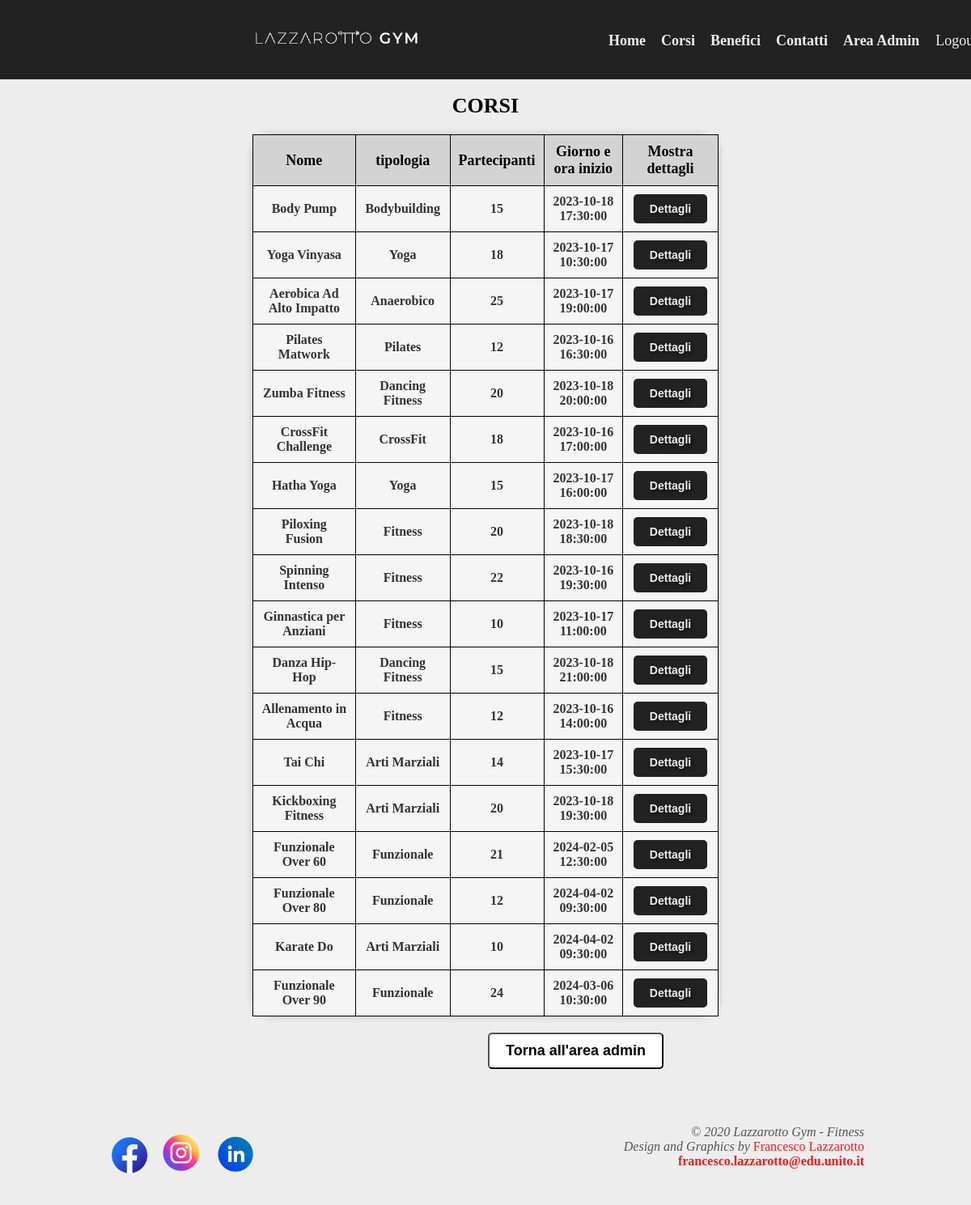
Page /visualizzazionecorsi.php (signed in) on the committed database.
### tables this page shows
CREATE TABLE `corso` (
  `id_corso` int(10) NOT NULL,
  `nome` varchar(255) NOT NULL,
  `tipologia` varchar(255) NOT NULL,
  `descrizione` varchar(500) DEFAULT NULL,
  `partecipanti` int(10) NOT NULL,
  `orario` datetime DEFAULT NULL
);

### funzioni.php (called while the page is built, shortened)
<?php
function connessione_database()
{
    $server = "localhost";
    $user = "root";
    $password = "";
    $database = "palestralazzarotto";
    $conn = mysqli_connect($server, $user, $password, $database) or die("Problema di connessione" . mysqli_connect_error());
    return $conn;
}
function listaAdmin()
{
    $connessione = connessione_database();
    $query = "select * from Corso";
    $risultato = mysqli_query($connessione, $query);
    $return = [];
    if (mysqli_num_rows($risultato) > 0) {
        while ($row = mysqli_fetch_assoc($risultato)) {
            array_push($return, $row);
        }
    }
    return $return;
}
?>

### visualizzazionecorsi.php (the view, shortened to what this page needs)
<?php
include 'funzioni.php';
$tabella = '';
$bottone_login = '<a id="login" href="login.php">Login</a>';
$utenti = '';
if (isset($_SESSION["amministratore"]) && $_SESSION["amministratore"] == 1) {
    $bottone_login = '<form action="login.php" method="post"><input type="submit" id="loginn" name="logout" value="Logout"></form>';
    $utenti = '<li class=""><a href="areaadmin.php">Area Admin</a></li>';
}
if (isset($_SESSION["amministratore"]) && $_SESSION["amministratore"] == 1) {
    $corsi = listaAdmin();
}
for ($i = 0; $i < sizeof($corsi); $i++) {
    $tabella .= '<tr>
                      <td>' . $corsi[$i]['nome'] . '</td>
                      <td>' . $corsi[$i]['tipologia'] . '</td>
                      <td>' . $corsi[$i]['partecipanti'] . '</td>
                       <td>' . $corsi[$i]['orario'] . '</td>
                       <td> <a class="detad" href="paginacorsiadmin.php?id=' . $corsi[$i]['id_corso'] . ' ">Dettagli</a>
</td>
                    </tr>';
}
?>
<!DOCTYPE html>
<html lang=it dir="ltr">
<head>
    <link rel="stylesheet" href="style.css" type="text/css">
</head>
<body>
    <nav id="navigation" class="menu1">
        <table>
            <tr>
                 <td id="tdsx">   <img src="immagini/LOGO_1.png" alt="logo palestra" class="logonuovo">  </td>
                <br>
                <td>
                    <ul>
                        <li><a href="homee.php">Home </a></li>
                        <li><a href="corsi.php"> Corsi</a></li>
                        <li> <a href="benefici.php"> Benefici </a> </li>
                        <li><a href="contatti.php">Contatti </a></li>
                        <?php echo $utenti ?>
                        <li id="logoutpos">
                            <?php echo $bottone_login ?>
                        </li>
                    </ul>
                </td>
            </tr>
        </table>
    </nav>
    <div id="content1"> <br> <br>
        <center>
            <h1 class="titolovipad2">Corsi</h1>
                <table id="table">
                    <tr>
                        <th>Nome</th>
                        <th>tipologia</th>
                        <th>Partecipanti</th>
                        <th>Giorno e ora inizio</th>
                        <th>Mostra dettagli</th>
                    </tr>
                    <tr>
                        <?php echo $tabella ?>
                    </tr>
                </table>
        </center>
    </div>
<a href="areaadmin.php" class="rb-margin-2"> <button class="backadmin">  Torna all'area admin </button> </a>
<br> <br>  <br>
    <footer>
        <div id="social">
            <table>
                <tr>
                    <td>
                        <a href="https://www.facebook.com" target="_blank"> <img src="immagini/fb1.png" id="socialimg1"
                                alt="logo facebook" title="contatti"> </a>
                    </td>
                    <td>
                        <a href="https://www.instagram.com" target="_blank"> <img src="immagini/ig1.png" id="socialimg2"
                                alt="logo instagram" title="contatti"> </a>
                    </td>
                    <td>
                        <a href="https://www.linkedin.com/in/francesco-lazzarotto-a09aa51ba/" target="_blank"> <img
                                src="immagini/ln1.png" id="socialimg3" alt="logo linkedin" title="contatti"> </a>
                    </td>
                </tr>
            </table>
        </div>
        &copy; <em> 2020 Lazzarotto Gym - Fitness <br>
            Design and Graphics by </em> <a href="linkedin.com/in/francesco-lazzarotto-a09aa51ba/" target="_blank"
            class="cop">Francesco Lazzarotto </a> <br>
        <a href="https://mail.google.com/mail/u/0/#inbox" target="_blank" class="cop1">
            francesco.lazzarotto@edu.unito.it
            <br>
    </footer>
</body>
</html>

### style.css (style rules this page uses)
body { background-color : #ededed; margin : 0; }
h1, h2 { font-weight : bolder; }
.logonuovo { width: auto; height: 50px; width: auto; }
th { padding-bottom : 20px; font-size : 18px; font-family : "Montserrat"; }
.menu1 { position: fixed; top: 0; left: 0; width: 100%; background-color: #222; padding-left: 70px; z-index: 1000; }
.menu1 table { width: 100%; }
.menu1 ul { list-style-type: none; margin: 0; padding: 0; }
.menu1 li { display: inline; }
.menu1 a { border: none; background-color: #222; color: #ededed; font-family: Arial Black; padding: 10px 0 10px 15px; font-size: 18px; font-weight: 700; text-decoration: none; }
#navigation ul, #navigation li { display : inline-block; }
#navigation, #navigation a { padding-left : 300px; padding-bottom: 20px; }
#navigation a { border : none; color : #ededed; font-family : Arial Black; padding : 5px 0 5px 15px; font-size : 18px; font-weight : 700; text-decoration : none; }
#logoutpos { display: inline-block; text-decoration: none; margin-left: 5px; padding-top: 5px; }
#loginn { background-color: transparent; padding-left: 5px; border: none; color: #ededed; font-family: Arial Black; width: 75px; font-size: 18px; text-decoration: none; cursor: pointer; }
.titolovipad2 { text-align: center; font-family: Arial Black; font-weight: 700; font-size: 26px; color: #000000; text-transform: uppercase; margin-top: 35px; padding-top: 45px; }
#tdsx { width : 430px; background-color: transparent; }
#socialimg1 { width : 50px; height : 50px; }
#socialimg2 { width : 70px; height : 70px; }
#socialimg3 { width : 60px; height : 60px; }
footer { padding-top : 30px; color : #555555; width : 78%; margin-left : 11%; margin-right : 11%; margin-top : 30px; margin-bottom : 30px; background-color : #ededed; text-align : right; padding-bottom : 15px; }
.cop { text-decoration : none; color : #ed1c24; font-family : Arial Black; }
.cop1 { text-decoration : none; font-family : Arial Black; color : #ed1c24; font-weight : bolder; }
#social { float : left; }
.detad { display: inline-flexbox; padding: 10px 20px; background-color: #222; color: #ededed; font-size: 14px; border-radius: 5px; margin-top: 20px; text-decoration: none; transition: background-color 0.3s, color 0.3s; margin-left: auto; font-weight: bold; font-family: Arial, sans-serif; text-shadow: 2px 2px 4px rgba(0, 0, 0, 0.5); }
.backadmin { padding: 10px 20px; background-color: #fff; color: #000; font-size: 18px; border-radius: 5px; text-decoration: none; transition: background-color 0.3s, color 0.3s; text-align: center; font-weight: bold; font-family: Arial, sans-serif; }
.rb-margin-2 { margin-right: 380px; float:right; }

### visualizzazionecorsi.php (style rules this page uses)
#table { width: 48%; border-collapse: collapse; margin: 20px 0; border-radius: 25px; box-shadow: 0 0 10px rgba(0, 0, 0, 0.2); }
#table th, #table td { padding: 10px; text-align: center; border: 1px solid #000; color: #000; background-color: #f5f5f5; }
#table th { font-weight: bold; background-color: #d3d3d3; color: #000; }
#table tr:nth-child(even) { background-color: #e0e0e0; }
#table td { font-weight: bold; color: #333; }

### rows in the picture
corso: nome "Body Pump", tipologia "Bodybuilding", partecipanti "15", orario "2023-10-18 17:30:00"
corso: nome "Yoga Vinyasa", tipologia "Yoga", partecipanti "18", orario "2023-10-17 10:30:00"
corso: nome "Aerobica Ad Alto Impatto", tipologia "Anaerobico", partecipanti "25", orario "2023-10-17 19:00:00"
corso: nome "Pilates Matwork", tipologia "Pilates", partecipanti "12", orario "2023-10-16 16:30:00"
corso: nome "Zumba Fitness", tipologia "Dancing Fitness", partecipanti "20", orario "2023-10-18 20:00:00"
corso: nome "CrossFit Challenge", tipologia "CrossFit", partecipanti "18", orario "2023-10-16 17:00:00"
corso: nome "Hatha Yoga", tipologia "Yoga", partecipanti "15", orario "2023-10-17 16:00:00"
corso: nome "Piloxing Fusion", tipologia "Fitness", partecipanti "20", orario "2023-10-18 18:30:00"
corso: nome "Spinning Intenso", tipologia "Fitness", partecipanti "22", orario "2023-10-16 19:30:00"
corso: nome "Ginnastica per Anziani", tipologia "Fitness", partecipanti "10", orario "2023-10-17 11:00:00"
corso: nome "Danza Hip-Hop", tipologia "Dancing Fitness", partecipanti "15", orario "2023-10-18 21:00:00"
corso: nome "Allenamento in Acqua", tipologia "Fitness", partecipanti "12", orario "2023-10-16 14:00:00"
corso: nome "Tai Chi", tipologia "Arti Marziali", partecipanti "14", orario "2023-10-17 15:30:00"
corso: nome "Kickboxing Fitness", tipologia "Arti Marziali", partecipanti "20", orario "2023-10-18 19:30:00"
corso: nome "Funzionale Over 60", tipologia "Funzionale", partecipanti "21", orario "2024-02-05 12:30:00"
corso: nome "Funzionale Over 80", tipologia "Funzionale", partecipanti "12", orario "2024-04-02 09:30:00"
corso: nome "Karate Do", tipologia "Arti Marziali", partecipanti "10", orario "2024-04-02 09:30:00"
corso: nome "Funzionale Over 90", tipologia "Funzionale", partecipanti "24", orario "2024-03-06 10:30:00"
